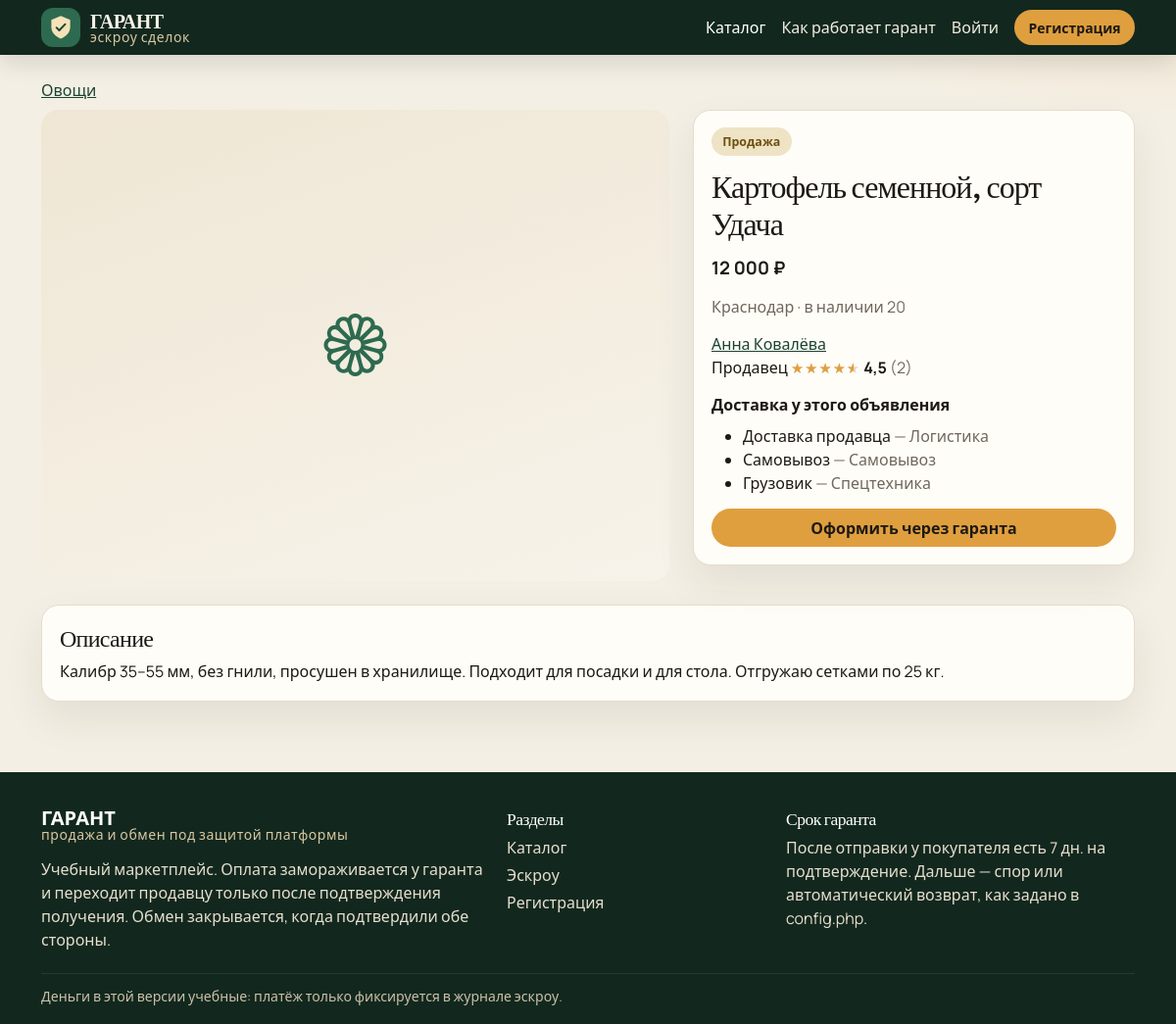
/product.php?id=2, run on the app's committed database.
### tables this page shows
CREATE TABLE products (
  id INT UNSIGNED AUTO_INCREMENT PRIMARY KEY,
  user_id INT UNSIGNED NOT NULL,
  category_id INT UNSIGNED NOT NULL,
  title VARCHAR(200) NOT NULL,
  description TEXT NOT NULL,
  price DECIMAL(12,2) DEFAULT NULL,
  deal_type ENUM('sale', 'exchange', 'both') NOT NULL DEFAULT 'sale',
  exchange_for VARCHAR(255) DEFAULT NULL,
  quantity INT UNSIGNED NOT NULL DEFAULT 1,
  city VARCHAR(120) DEFAULT NULL,
  status ENUM('active', 'hidden', 'sold') NOT NULL DEFAULT 'active',
  created_at DATETIME NOT NULL DEFAULT CURRENT_TIMESTAMP,
  updated_at DATETIME NOT NULL DEFAULT CURRENT_TIMESTAMP ON UPDATE CURRENT_TIMESTAMP,
  KEY idx_products_catalog (status, category_id, deal_type),
  KEY idx_products_user (user_id),
  CONSTRAINT fk_products_user FOREIGN KEY (user_id) REFERENCES users (id),
  CONSTRAINT fk_products_category FOREIGN KEY (category_id) REFERENCES categories (id)
);

CREATE TABLE categories (
  id INT UNSIGNED AUTO_INCREMENT PRIMARY KEY,
  parent_id INT UNSIGNED DEFAULT NULL,
  name VARCHAR(160) NOT NULL,
  slug VARCHAR(160) NOT NULL,
  sort_order INT NOT NULL DEFAULT 0,
  UNIQUE KEY uq_categories_slug (slug),
  CONSTRAINT fk_categories_parent FOREIGN KEY (parent_id) REFERENCES categories (id) ON DELETE RESTRICT
);

CREATE TABLE users (
  id INT UNSIGNED AUTO_INCREMENT PRIMARY KEY,
  email VARCHAR(190) NOT NULL,
  password_hash VARCHAR(255) NOT NULL,
  name VARCHAR(120) NOT NULL,
  phone VARCHAR(30) DEFAULT NULL,
  city VARCHAR(120) DEFAULT NULL,
  about TEXT,
  role ENUM('user', 'admin') NOT NULL DEFAULT 'user',
  seller_rating DECIMAL(3,2) NOT NULL DEFAULT 5.00,
  buyer_rating DECIMAL(3,2) NOT NULL DEFAULT 5.00,
  seller_reviews_count INT UNSIGNED NOT NULL DEFAULT 0,
  buyer_reviews_count INT UNSIGNED NOT NULL DEFAULT 0,
  twofa_enabled TINYINT(1) NOT NULL DEFAULT 0,
  twofa_code_hash VARCHAR(255) DEFAULT NULL,
  twofa_expires_at DATETIME DEFAULT NULL,
  card_last4 CHAR(4) DEFAULT NULL,
  card_brand VARCHAR(20) DEFAULT NULL,
  card_holder VARCHAR(120) DEFAULT NULL,
  card_exp CHAR(5) DEFAULT NULL,
  is_blocked TINYINT(1) NOT NULL DEFAULT 0,
  created_at DATETIME NOT NULL DEFAULT CURRENT_TIMESTAMP,
  UNIQUE KEY uq_users_email (email)
);

CREATE TABLE delivery_options (
  id INT UNSIGNED AUTO_INCREMENT PRIMARY KEY,
  name VARCHAR(120) NOT NULL,
  kind ENUM('logistics', 'special', 'pickup') NOT NULL,
  description VARCHAR(255) DEFAULT NULL,
  sort_order INT NOT NULL DEFAULT 0
);

### includes/db.php (called while the page is built, shortened)
<?php
function db(): PDO
{
    static $pdo = null;
    if ($pdo instanceof PDO) {
        return $pdo;
    }
    $dsn = 'mysql:host=' . DB_HOST . ';port=' . DB_PORT . ';dbname=' . DB_NAME . ';charset=' . DB_CHARSET;
    try {
        $pdo = new PDO($dsn, DB_USER, DB_PASS, [
            PDO::ATTR_ERRMODE => PDO::ERRMODE_EXCEPTION,
            PDO::ATTR_DEFAULT_FETCH_MODE => PDO::FETCH_ASSOC,
            PDO::ATTR_EMULATE_PREPARES => false,
        ]);
    } catch (PDOException $e) {
        app_log('DB: ' . $e->getMessage());
        http_response_code(500);
        echo '<!doctype html><meta charset="utf-8"><title>ГАРАНТ — нет базы</title>';
        echo '<div style="font-family:Segoe UI,sans-serif;max-width:640px;margin:48px auto;line-height:1.5">';
        echo '<h1>Нет подключения к MySQL</h1>';
        echo '<p>Импортируйте <code>sql/schema.sql</code> и проверьте хост, имя базы, логин и пароль в <code>config.php</code>.</p>';
        if (APP_DEBUG) {
            echo '<pre>' . e($e->getMessage()) . '</pre>';
        }
        echo '</div>';
        exit;
    }
    return $pdo;
}
function query_all(string $sql, array $params = []): array
{
    $stmt = db()->prepare($sql);
    $stmt->execute($params);
    return $stmt->fetchAll();
}
function query_one(string $sql, array $params = []): ?array
{
    $stmt = db()->prepare($sql);
    $stmt->execute($params);
    $row = $stmt->fetch();
    return $row === false ? null : $row;
}

### includes/auth.php (called while the page is built, shortened)
<?php
function current_user(bool $refresh = false): ?array
{
    static $loaded = false;
    static $user = null;
    if ($loaded) {
        return $user;
    }
    $id = (int) ($_SESSION['user_id'] ?? 0);
    if ($id <= 0) {
        return $user = null;
    }
    $user = query_one('SELECT * FROM users WHERE id = ?', [$id]);
    return $user;
}

### product.php (the view, shortened to what this page needs)
<?php
$id = max(0, (int) ($_GET['id'] ?? 0));
$product = query_one(
    'SELECT p.*, u.name AS seller_name, u.city AS seller_city, u.seller_rating, u.buyer_rating,
            u.seller_reviews_count, u.about AS seller_about, u.is_blocked,
            c.name AS category_name, c.slug AS category_slug
     FROM products p
     JOIN users u ON u.id = p.user_id
     JOIN categories c ON c.id = p.category_id
     WHERE p.id = ?',
    [$id]
);
$viewer = current_user();
$isOwner = $viewer && (int) $viewer['id'] === (int) $product['user_id'];
$images = product_images($id);
$deliveryIds = product_delivery_ids($id);
$delivery = array_values(array_filter(
    delivery_options(),
    static fn (array $option): bool => in_array((int) $option['id'], $deliveryIds, true)
));
require __DIR__ . '/templates/header.php';
?>
<div class="container py-4">
    <p class="muted mb-2"><a href="<?= e(url('catalog.php?category=' . (int) $product['category_id'])) ?>"><?= e($product['category_name']) ?></a></p>
    <div class="row g-4">
        <div class="col-lg-7">
            <?php if ($images): ?>
                <img id="gallery-main" src="<?= e(url('uploads/' . $images[0]['path'])) ?>" alt="<?= e($product['title']) ?>">
                <?php if (count($images) > 1): ?>
                    <div class="thumbs">
                        <?php foreach ($images as $index => $image): ?>
                            <button type="button" data-full="<?= e(url('uploads/' . $image['path'])) ?>" class="<?= $index === 0 ? 'is-active' : '' ?>">
                                <img src="<?= e(url('uploads/' . $image['path'])) ?>" alt="">
                            </button>
                        <?php endforeach; ?>
                    </div>
                <?php endif; ?>
            <?php else: ?>
                <div class="pcard-ph" style="border-radius:18px;aspect-ratio:4/3;font-size:4rem;">
                    <i class="bi <?= e(category_icon((string) $product['category_slug'])) ?>"></i>
                </div>
            <?php endif; ?>
        </div>
        <div class="col-lg-5">
            <div class="panel stack">
                <div>
                    <span class="badge-status st-paid"><?= e(deal_type_label((string) $product['deal_type'])) ?></span>
                </div>
                <h1 class="h2 mb-0"><?= e($product['title']) ?></h1>
                <div class="pcard-price">
                    <?php if ($product['deal_type'] === 'exchange'): ?>
                        Только обмен
                    <?php else: ?>
                        <?= e(money($product['price'])) ?>
                    <?php endif; ?>
                </div>
                <p class="muted mb-0"><?= e($product['city'] ?: 'Город не указан') ?> · в наличии <?= (int) $product['quantity'] ?></p>
                <div>
                    <a href="<?= e(url('user.php?id=' . (int) $product['user_id'])) ?>"><?= e($product['seller_name']) ?></a>
                    <div>Продавец <?= stars($product['seller_rating']) ?> <span class="muted">(<?= (int) $product['seller_reviews_count'] ?>)</span></div>
                </div>
                <div>
                    <strong>Доставка у этого объявления</strong>
                    <ul class="mb-0 mt-2">
                        <?php foreach ($delivery as $option): ?>
                            <li><?= e($option['name']) ?> <span class="muted">— <?= e(delivery_kind_label((string) $option['kind'])) ?></span></li>
                        <?php endforeach; ?>
                    </ul>
                </div>
                <?php if ($isOwner): ?>
                    <a class="btn btn-garant" href="<?= e(url('cabinet/listing.php?id=' . $id)) ?>">Редактировать</a>
                <?php elseif ($product['status'] === 'active' && (int) $product['quantity'] > 0 && $delivery): ?>
                    <a class="btn btn-amber" href="<?= e(url('checkout.php?id=' . $id)) ?>">Оформить через гаранта</a>
                <?php else: ?>
                    <p class="mb-0 muted">Сейчас объявление нельзя оформить.</p>
                <?php endif; ?>
            </div>
        </div>
    </div>
    <div class="panel mt-4">
        <h2 class="h4">Описание</h2>
        <p class="mb-0"><?= nl($product['description']) ?></p>
    </div>
</div>
<?php require __DIR__ . '/templates/footer.php'; ?>

### includes/functions.php (shortened to what this page needs)
<?php
function e(mixed $value): string
{
    return htmlspecialchars((string) $value, ENT_QUOTES | ENT_SUBSTITUTE, 'UTF-8');
}
function nl(mixed $value): string
{
    return nl2br(e($value), false);
}
function base_path(): string
{
    static $base = null;
    if ($base !== null) {
        return $base;
    }
    $script = str_replace('\\', '/', $_SERVER['SCRIPT_NAME'] ?? '');
    $dir = str_replace('\\', '/', dirname($script));
    if ($dir === '/' || $dir === '.' || $dir === '') {
        return $base = '';
    }
    return $base = rtrim($dir, '/');
}
function url(string $path = ''): string
{
    $path = ltrim($path, '/');
    $base = base_path();
    return ($base === '' ? '' : $base) . '/' . $path;
}
function money(mixed $value): string
{
    $number = (float) $value;
    $decimals = abs($number - round($number)) < 0.001 ? 0 : 2;
    return number_format($number, $decimals, ',', ' ') . ' ₽';
}
function stars(mixed $rating): string
{
    $value = (float) $rating;
    $percent = max(0, min(100, $value / 5 * 100));
    $label = number_format($value, 1, ',', '');
    return '<span class="stars" style="--p:' . e((string) round($percent, 2)) . '%" title="Оценка ' . e($label) . '">'
        . '<span class="stars-base">★★★★★</span><span class="stars-fill">★★★★★</span></span> '
        . '<span class="rating-num">' . e($label) . '</span>';
}
function deal_type_label(string $type): string
{
    return match ($type) {
        'sale' => 'Продажа',
        'exchange' => 'Обмен',
        'both' => 'Продажа и обмен',
        default => $type,
    };
}
function delivery_kind_label(string $kind): string
{
    return match ($kind) {
        'logistics' => 'Логистика',
        'special' => 'Спецтехника',
        'pickup' => 'Самовывоз',
        default => $kind,
    };
}
function category_icon(string $slug): string
{
    return match ($slug) {
        'zernovye' => 'bi-grid-3x3-gap',
        'ovoshchi' => 'bi-flower1',
        'frukty' => 'bi-apple',
        'molochka' => 'bi-droplet',
        'med' => 'bi-droplet-half',
        'ugodia' => 'bi-map',
        'bakaleya' => 'bi-basket',
        'konservy' => 'bi-archive',
        'tehnika' => 'bi-plug',
        'instrumenty' => 'bi-tools',
        'spectehnika' => 'bi-truck',
        'stroymaterialy' => 'bi-bricks',
        'selhoz' => 'bi-tree',
        'prochie' => 'bi-shop',
        'tovary' => 'bi-bag',
        default => 'bi-box-seam',
    };
}
function delivery_options(): array
{
    static $rows = null;
    if ($rows === null) {
        $rows = query_all('SELECT * FROM delivery_options ORDER BY sort_order, id');
    }
    return $rows;
}
function product_delivery_ids(int $productId): array
{
    $rows = query_all('SELECT delivery_option_id FROM product_delivery WHERE product_id = ?', [$productId]);
    return array_map(static fn (array $row): int => (int) $row['delivery_option_id'], $rows);
}
function product_images(int $productId): array
{
    return query_all(
        'SELECT * FROM product_images WHERE product_id = ? ORDER BY is_main DESC, id ASC',
        [$productId]
    );
}

### assets/css/style.css (style rules this page uses)
:root { --ink: #1d1a15; --muted: #6f675c; --forest: #1b4332; --forest-deep: #12281e; --moss: #2d6a4f; --cream: #f4efe4; --paper: #fffdf8; --line: #e5dccb; --amber: #e09f3e; --amber-deep: #9a6b16; --clay: #9c3d2f; --shadow: 0 18px 40px rgba(28, 32, 24, 0.08); --serif: "Literata", "Palatino Linotype", Palatino, Georgia, serif; --sans: "Manrope", "Segoe UI", sans-serif; }
body { margin: 0; color: var(--ink); background: radial-gradient(900px 320px at 100% -40px, rgba(224, 159, 62, 0.16), transparent 50%), var(--cream); font-family: var(--sans); min-height: 100vh; }
h1, h2, h3, .brand strong, .serif { font-family: var(--serif); letter-spacing: -0.03em; }
a { color: var(--forest); }
.btn-amber { background: var(--amber); color: #1d1a15; border: 0; font-weight: 700; border-radius: 999px; padding: 0.45rem 0.9rem; }
.cat-tile, .panel, .pcard, .step, .stat, .filter-card { background: var(--paper); border: 1px solid var(--line); border-radius: 18px; }
.pcard-ph { height: 100%; display: grid; place-items: center; font-size: 2.4rem; color: var(--moss); background: linear-gradient(160deg, #efe6d4, #f7f3ea); }
.pcard-price { font-weight: 700; font-size: 1.15rem; }
.stars { position: relative; display: inline-block; font-size: 0.92rem; letter-spacing: 1px; line-height: 1; }
.stars-base { color: #ddd4c4; }
.stars-fill { color: var(--amber); position: absolute; left: 0; top: 0; width: var(--p); overflow: hidden; white-space: nowrap; }
.rating-num { font-weight: 700; color: var(--ink); }
.panel { padding: 18px; box-shadow: var(--shadow); }
.badge-status { border-radius: 999px; padding: 0.35rem 0.7rem; font-weight: 700; font-size: 0.78rem; }
.st-paid { background: #efe3c6; color: #6d5010; }
.muted { color: var(--muted); }
.stack { display: flex; flex-direction: column; gap: 14px; }

### data on the page
products: category.name "Овощи", deal_type "Продажа", title "Картофель семенной, сорт Удача", price "12 000 ₽", city "Краснодар", quantity "20", user.name "Анна Ковалёва", user.seller_rating "4,5", user.seller_reviews_count "2", description "Калибр 35–55 мм, без гнили, просушен в хранилище. Подходит для посадки и для стола. Отгружаю сетками по 25 кг."
delivery_options: name "Доставка продавца", kind "Логистика"
delivery_options: name "Самовывоз", kind "Самовывоз"
delivery_options: name "Грузовик", kind "Спецтехника"

### other printed values
ESCROW_DAYS "7"
